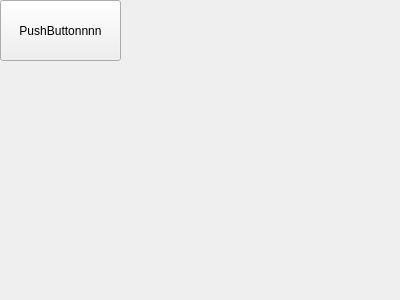
<?xml version="1.0" encoding="UTF-8"?>
<ui version="4.0">
 <class>Form</class>
 <widget class="QWidget" name="Form">
  <property name="geometry">
   <rect>
    <x>0</x>
    <y>0</y>
    <width>400</width>
    <height>300</height>
   </rect>
  </property>
  <property name="mouseTracking">
   <bool>false</bool>
  </property>
  <property name="focusPolicy">
   <enum>Qt::StrongFocus</enum>
  </property>
  <property name="windowTitle">
   <string>Form</string>
  </property>
  <widget class="QPushButton" name="pushButton">
   <property name="geometry">
    <rect>
     <x>0</x>
     <y>0</y>
     <width>121</width>
     <height>61</height>
    </rect>
   </property>
   <property name="focusPolicy">
    <enum>Qt::NoFocus</enum>
   </property>
   <property name="styleSheet">
    <string notr="true"/>
   </property>
   <property name="text">
    <string>PushButtonnnn</string>
   </property>
  </widget>
 </widget>
 <resources/>
 <connections/>
</ui>
